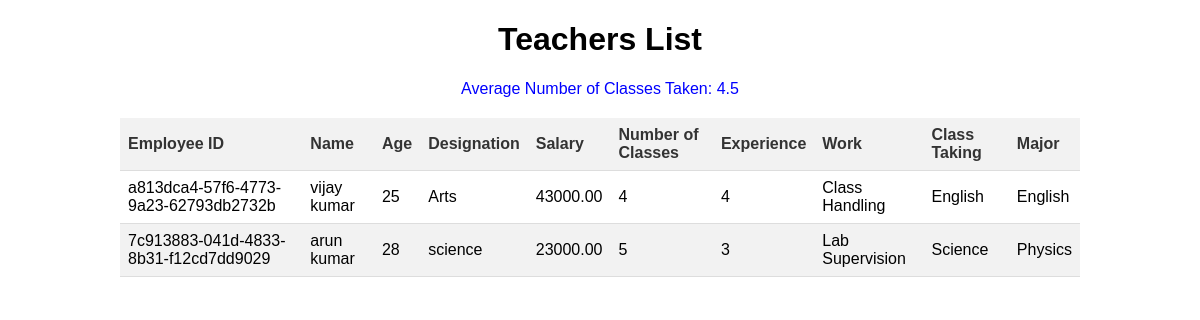
Page /Bonustask/ on the earlier database version.
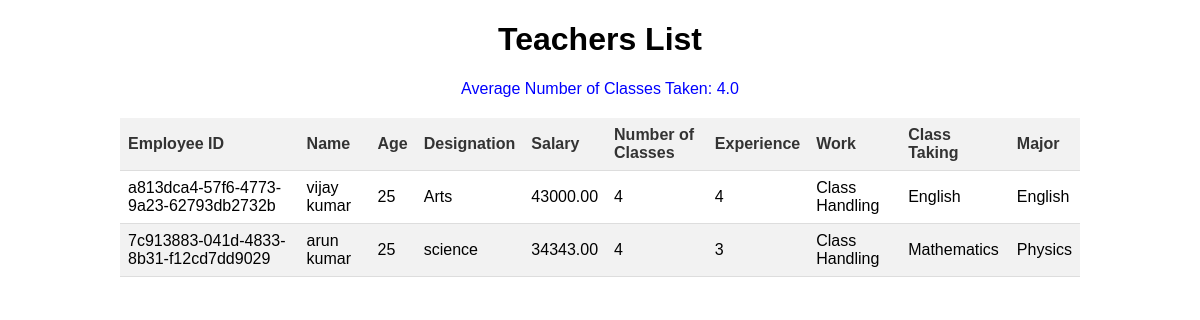
Same page on the later database version.
### teacher_management_project/models.py (models this page shows, shortened)
class Teacher(models.Model):
    employee_id = models.UUIDField(primary_key=True, default=uuid.uuid4, editable=False)
    name = models.CharField(max_length=100)
    date_of_birth = models.CharField(max_length=10)
    age = models.IntegerField()
    Numberofclasses = models.IntegerField(default=0)
    designation = models.CharField(max_length=100)
    salary = models.DecimalField(max_digits=10, decimal_places=2)
    experience = models.IntegerField()
    work = models.CharField(max_length=100, choices=[
        ('Class Handling', 'Class Handling'),
        ('Lab Supervision', 'Lab Supervision'),
        ('Extracurricular Activities', 'Extracurricular Activities')
    ])
    classtaking = models.CharField(max_length=100, choices=[
        ('Mathematics', 'Mathematics'),
        ('Science', 'Science'),
        ('English', 'English'),
        ('History', 'History'),
        ('Geography', 'Geography'),
        ('Physics', 'Physics'),
        ('Chemistry', 'Chemistry')
    ])
    major = models.CharField(max_length=100, choices=[
        ('Physics', 'Physics'),
        ('Chemistry', 'Chemistry'),
        ('Biology', 'Biology'),
        ('Mathematics', 'Mathematics'),
        ('English', 'English'),
        ('History', 'History'),
        ('Geography', 'Geography')
    ])

### teacher_management_project/views.py (the view)
# urls.py: path('Bonustask/',views.Bonustask,name="Bonustask"),
def Bonustask(request):
    teachers = Teacher.objects.all()
    total_classes = sum(teacher.Numberofclasses for teacher in teachers)
    total_teachers = teachers.count()
    average_classes = total_classes / total_teachers if total_teachers > 0 else 0
    context = {
        'teachers': teachers,
        'average_classes': average_classes
    }
    return render(request, 'teacher_list.html', context)

### teacher_management_project/templates/teacher_list.html (shortened to what this page needs)
<!DOCTYPE html>
<html lang="en">
<head>
    <center><h1>Teachers List</h1></center>
</head>
<body>
    <p style="text-align: center; color: blue;">Average Number of Classes Taken: {{ average_classes }}</p>
    <table>
        <thead>
            <tr>
                <th>Employee ID</th>
                <th>Name</th>
                <th>Age</th>
                <th>Designation</th>
                <th>Salary</th>
                <th>Number of Classes</th>
                <th>Experience</th>
                <th>Work</th>
                <th>Class Taking</th>
                <th>Major</th>
            </tr>
        </thead>
        <tbody>
            {% for teacher in teachers %}
            <tr>
                <td>{{ teacher.employee_id }}</td>
                <td>{{ teacher.name }}</td>
                <td>{{ teacher.age }}</td>
                <td>{{ teacher.designation }}</td>
                <td>{{ teacher.salary }}</td>
                <td>{{ teacher.Numberofclasses }}</td>
                <td>{{ teacher.experience }}</td>
                <td>{{ teacher.work }}</td>
                <td>{{ teacher.classtaking }}</td>
                <td>{{ teacher.major }}</td>
            </tr>
            {% endfor %}
        </tbody>
    </table>
</body>
</html>

Differences in the rows shown:
changed Teacher "7c913883-041d-4833-8b31-f12cd7dd9029": age "28" → "25"; salary "23000.00" → "34343.00"; Numberofclasses "5" → "4"; work "Lab Supervision" → "Class Handling"; classtaking "Science" → "Mathematics"
Other differences:
{{ average_classes }}: "4.5" → "4.0"
